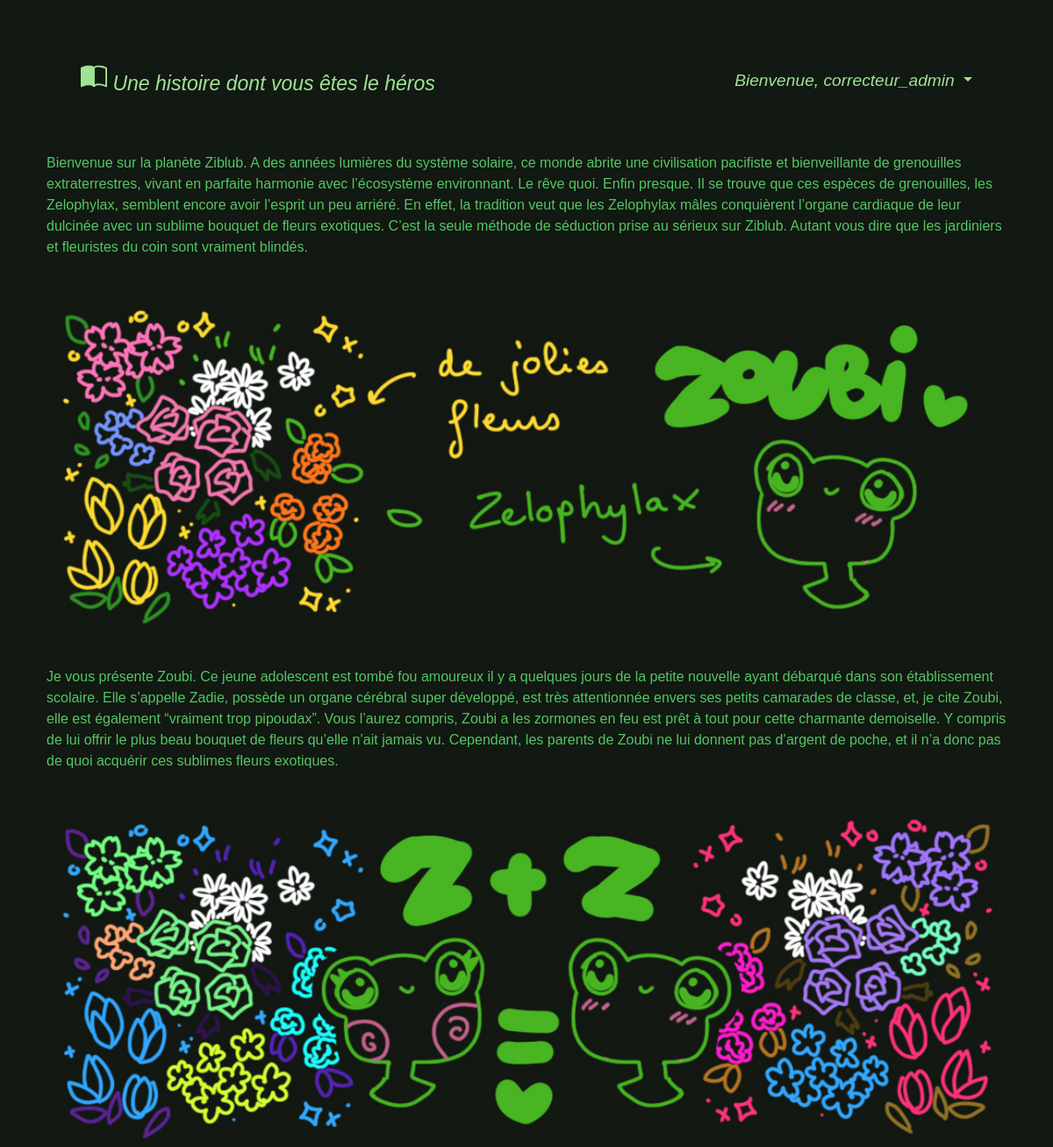
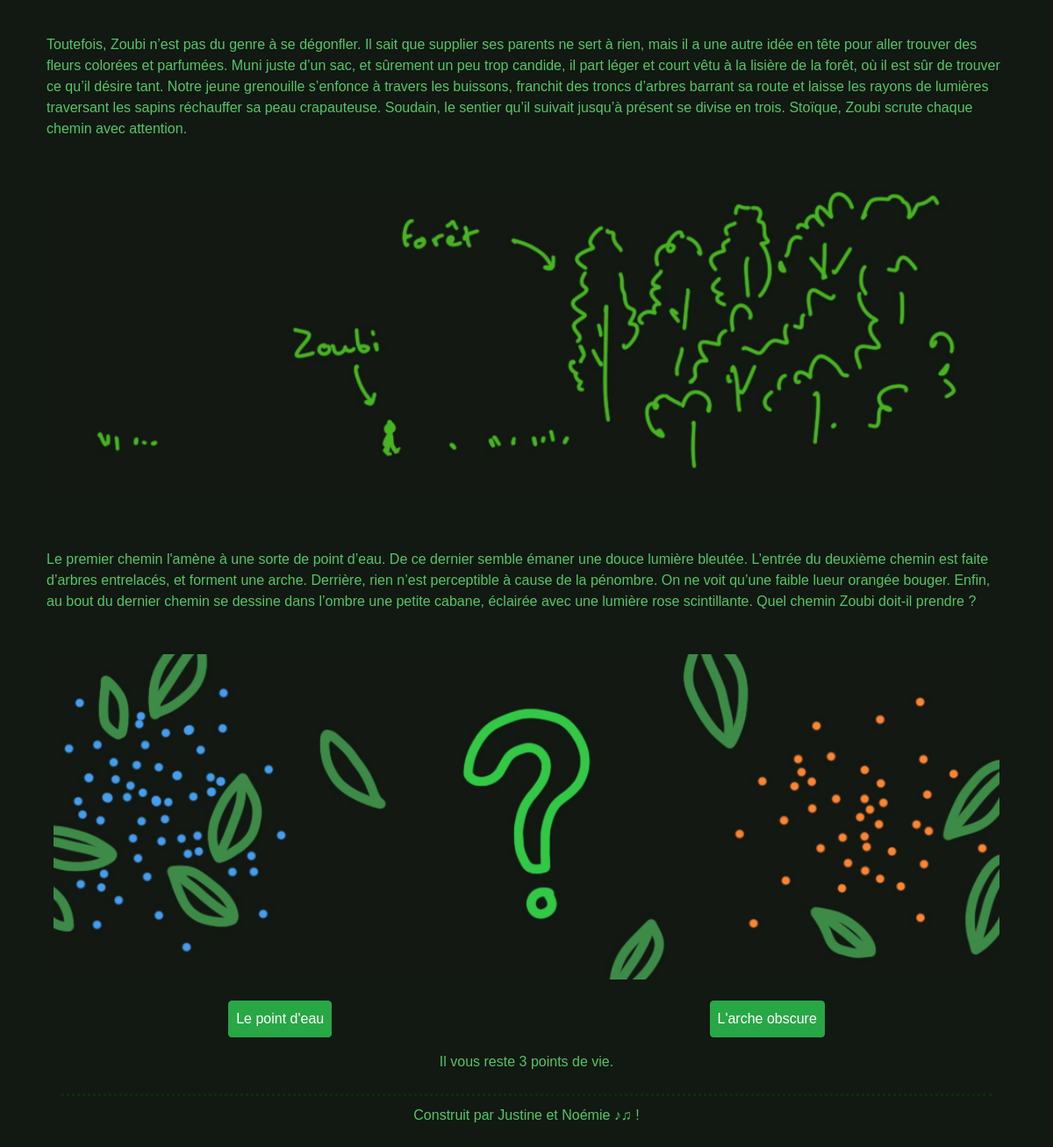
The page /php/jeu.php?id=13 (signed in) on the database its author committed (2 pictures, top to bottom).
### tables this page shows
CREATE TABLE IF NOT EXISTS `page_hist` (
  `id_page` varchar(11) NOT NULL,
  `id_hist` int(11) NOT NULL,
  `para_1` varchar(2000) NOT NULL,
  `para_2` varchar(2000) DEFAULT NULL,
  `para_3` varchar(2000) DEFAULT NULL,
  `para_4` varchar(2000) DEFAULT NULL,
  `para_5` varchar(2000) DEFAULT NULL,
  `img_1` varchar(600) NOT NULL,
  `img_2` varchar(600) DEFAULT NULL,
  `img_3` varchar(600) DEFAULT NULL,
  `img_4` varchar(600) DEFAULT NULL,
  `img_5` varchar(600) DEFAULT NULL,
  PRIMARY KEY (`id_page`,`id_hist`)
);

CREATE TABLE IF NOT EXISTS `choix` (
  `id_page` varchar(11) NOT NULL,
  `id_page_cible` varchar(11) NOT NULL,
  `id_hist` int(11) NOT NULL,
  `contenu` varchar(100) NOT NULL,
  `nb_pdv_perdu` int(5) NOT NULL,
  PRIMARY KEY (`id_page`,`id_page_cible`,`id_hist`) USING BTREE
);

### php/requetes.php (called while the page is built, shortened)
<?php
  function afficherInfosHistEnCours($BDD, $idUser, $idHist){
    $res = $BDD->prepare("SELECT * FROM hist_jouee WHERE id_user = :idUser and id_hist = :idHist");
    $res->execute(array(
      'idUser' => $idUser,
      'idHist' =>  $idHist
    ));
    return $res->fetch();
  }
  function afficherPageHistoire($BDD, $pageHist, $idHist){
    $res = $BDD->prepare("SELECT * FROM page_hist WHERE id_page = :idPage AND id_hist = :idHist");
    $res->execute(array(
      'idPage' => $pageHist,
      'idHist' => $idHist
    ));
    return $res->fetch();
  }
  function afficherChoixPage($BDD, $pageHist, $idHist){
    $res = $BDD->prepare("SELECT * FROM choix WHERE id_page = :idPage AND id_hist = :idHist");
    $res->execute(array(
      'idPage' => $pageHist,
      'idHist' => $idHist
    ));
    return $res->fetchAll();
  }
?>

### php/jeu.php (the view, shortened to what this page needs)
<?php
require_once("connect.php");
require_once('requetes.php');
?>
<!doctype html>
<html>
<?php include 'templatesHTML/head.php'; ?>
<body>
  <div class="container">
    <?php include 'templatesHTML/navbar.php';
    if ($BDD) {
      if (isset($_GET['id']) && !empty($_GET['id'])) {
        $infosHistEnCours = afficherInfosHistEnCours($BDD, $_SESSION['id_user'], $_SESSION['id_hist']);
        if(isset($infosHistEnCours) && !empty($infosHistEnCours)){
          $pageHist = $infosHistEnCours['choix_eff'];
        }
        else {
          $pageHist = '0';
          $_SESSION['choix'] = '0';
          insererDebuterHistoire($BDD, $_SESSION['id_hist'], $_SESSION['id_user'], $pageHist);
        }
      }
      if (isset($_SESSION['id_hist']) && isset($pageHist) && (!empty($pageHist) || $pageHist == 0)) {
        $infosPage = afficherPageHistoire($BDD, $pageHist, $_SESSION['id_hist']);
        for ($i = 1; $i <= 5; $i++) {
          $para = "para_" . $i;
          $image = "img_" . $i;
          if (isset($infosPage[$para]) &&  $infosPage[$para]!= ' ' && !empty($infosPage[$para])) { ?>
            <div class='d-flex flex-row justify-content-center my-5 mx-2'>
              <?= $infosPage[$para]; ?>
            </div>
          <?php }
          if (isset($infosPage[$image]) && $infosPage[$image]!= ' ' && !empty($infosPage[$image])) { ?>
            <div class='d-flex flex-row justify-content-center m-3'>
              <img src="../images/<?= $_SESSION['nom_hist'] . '/' . $infosPage[$image]; ?>" alt="<?= "../images/" . $_SESSION['nom_hist'] . "/" . $infosPage[$image]; ?>" class="w-100" />
            </div>
          <?php }
        }
        if ($_SESSION['nbpv'] == 0) { ?>
          <div class='d-flex flex-column m-auto'>
            <div class="m-auto pb-1">
              Vous avez perdu...
            </div>
            <div class="m-auto pb-2">
              Vous avez fait les choix suivants : <?= $_SESSION['choix'] ;?>
            </div>
            <div class="m-auto">
              <a class="btn btn-default btn-success" href=<?= "fin.php" ?>>Fin de l'histoire</a>
            </div>
          </div>
        <?php }
        else {
          $choixPage = afficherChoixPage($BDD, $pageHist, $_SESSION['id_hist']);?>
          <div class='d-flex justify-content-center'>
            <?php foreach($choixPage as $choix) {
               if ($choix['id_page_cible'] == 'FIN') {
                 $_SESSION['gagne'] = 1 ;?>
                <div class='d-flex flex-column p-2 m-auto'>
                  <div class="m-auto pb-1">
                    Vous avez gagné !
                  </div>
                  <div class="m-auto pb-2">
                    Vous avez fait les choix suivants : <?= $_SESSION['choix'] ;?>
                  </div>
                  <div class="m-auto">
                    <a class="btn btn-default btn-success p-2" href=<?= "fin.php" ?>>Fin de l'histoire</a>
                  </div>
                </div>
              <?php break;
              }
              else {
                if(!empty($choix['contenu'])) {?>
                  <div class='flex-row m-auto'>
                    <a class="btn btn-default btn-success p-2 m-2" href=<?= "jeu.php?idPageCible=" . $choix['id_page_cible']; ?>> <?= $choix['contenu']; ?> </a>
                  </div>
                <?php }
                }
            } ?>
          </div>
          <div class='flex-row text-center mt-2'>
            Il vous reste <?= $_SESSION['nbpv'] ?> points de vie.
          </div>
    <?php }
      }
    } ?>
    <?php include 'templatesHTML/footer.php'; ?>
  </div>
</body>
</html>

### css/style.css (style rules this page uses)
body { padding-top: 60px; }
a { color: rgb(159, 228, 147); text-align: center; }
body { background-color: rgb(18, 24, 18); font-family: "Lucida Sans", "Lucida Sans Regular", "Lucida Grande", "Lucida Sans Unicode", Geneva, Verdana, sans-serif; color: rgb(84, 198, 99); }

### rows shown on the page
page_hist: para_1 "Bienvenue sur la planète Ziblub. A des années lumières du système solaire, ce monde abrite une civilisation pacifiste et bienveillante de grenouilles extraterrestres, vivant en parfaite harmonie avec l’écosystème environnant. Le rêve quoi. Enfin presque. Il se trouve que ces espèces de grenouilles, les Zelophylax, semblent encore avoir l’esprit un peu arriéré. En effet, la tradition veut que les Zelophylax mâles conquièrent l’organe cardiaque de leur dulcinée avec un sublime bouquet de fleurs exotiques. C’est la seule méthode de séduction prise au sérieux sur Ziblub. Autant vous dire que les jardiniers et fleuristes du coin sont vraiment blindés.", img_1 (picture), para_2 "Je vous présente Zoubi. Ce jeune adolescent est tombé fou amoureux il y a quelques jours de la petite nouvelle ayant débarqué dans son établissement scolaire. Elle s’appelle Zadie, possède un organe cérébral super développé, est très attentionnée envers ses petits camarades de classe, et, je cite Zoubi, elle est également “vraiment trop pipoudax”. Vous l’aurez compris, Zoubi a les zormones en feu est prêt à tout pour cette charmante demoiselle. Y compris de lui offrir le plus beau bouquet de fleurs qu’elle n’ait jamais vu. Cependant, les parents de Zoubi ne lui donnent pas d’argent de poche, et il n’a donc pas de quoi acquérir ces sublimes fleurs exotiques.", img_2 (picture), para_3 "Toutefois, Zoubi n’est pas du genre à se dégonfler. Il sait que supplier ses parents ne sert à rien, mais il a une autre idée en tête pour aller trouver des fleurs colorées et parfumées. Muni juste d’un sac, et sûrement un peu trop candide, il part léger et court vêtu à la lisière de la forêt, où il est sûr de trouver ce qu’il désire tant. Notre jeune grenouille s’enfonce à travers les buissons, franchit des troncs d’arbres barrant sa route et laisse les rayons de lumières traversant les sapins réchauffer sa peau crapauteuse. Soudain, le sentier qu’il suivait jusqu’à présent se divise en trois. Stoïque, Zoubi scrute chaque chemin avec attention.", img_3 (picture), para_4 "Le premier chemin l'amène à une sorte de point d’eau. De ce dernier semble émaner une douce lumière bleutée. L’entrée du deuxième chemin est faite d’arbres entrelacés, et forment une arche. Derrière, rien n’est perceptible à cause de la pénombre. On ne voit qu’une faible lueur orangée bouger. Enfin, au bout du dernier chemin se dessine dans l’ombre une petite cabane, éclairée avec une lumière rose scintillante. Quel chemin Zoubi doit-il prendre ?", img_4 (picture)
choix: contenu "Le point d'eau"
choix: contenu "L'arche obscure"

### other values the page prints
$_SESSION['login'] "correcteur_admin"
$_SESSION['nbpv'] "3"
